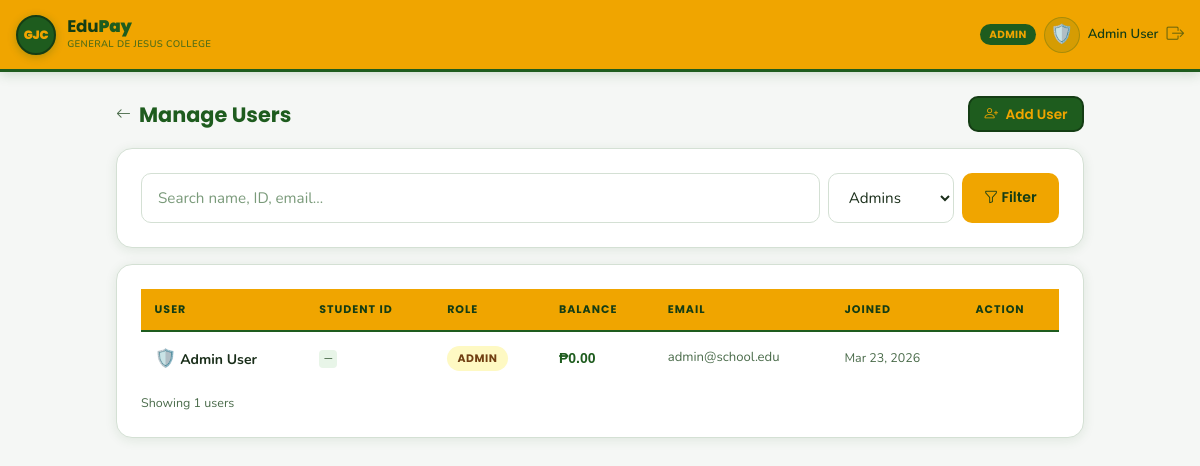
Screenshot of /admin/users.php?role=admin (signed in) with the database file from the repository.
### tables this page shows
CREATE TABLE IF NOT EXISTS wallets (
    user_id     INT UNSIGNED PRIMARY KEY,
    balance     DECIMAL(12,2) NOT NULL DEFAULT 0.00,
    updated_at  DATETIME      DEFAULT CURRENT_TIMESTAMP
                              ON UPDATE CURRENT_TIMESTAMP,
    CONSTRAINT fk_wallet_user
        FOREIGN KEY (user_id) REFERENCES users(id) ON DELETE CASCADE
);

CREATE TABLE IF NOT EXISTS users (
    id          INT UNSIGNED AUTO_INCREMENT PRIMARY KEY,
    name        VARCHAR(120)    NOT NULL,
    student_id  VARCHAR(30)     UNIQUE,           
    role        ENUM('student','merchant','admin') NOT NULL DEFAULT 'student',
    email       VARCHAR(150)    UNIQUE,
    password    VARCHAR(255)    NOT NULL,
    avatar      VARCHAR(10)     DEFAULT NULL,     
    created_at  DATETIME        DEFAULT CURRENT_TIMESTAMP,
    INDEX idx_student_id (student_id),
    INDEX idx_role       (role)
);

### includes/config.php (called while the page is built, shortened)
<?php
function money(float $amount): string {
    return APP_CURRENCY . number_format($amount, 2);
}

### admin/users.php (the view, shortened to what this page needs)
<?php
require_once __DIR__ . '/../includes/config.php';
$db = getDB();
$search = trim($_GET['q'] ?? '');
$role   = $_GET['role'] ?? '';
$where  = [];
$params = [];
if ($role) {
    $where[]  = "u.role = ?";
    $params[] = $role;
}
$whereSql = $where ? 'WHERE ' . implode(' AND ', $where) : '';
$stmt = $db->prepare("
    SELECT u.*, w.balance
    FROM users u
    JOIN wallets w ON w.user_id = u.id
    {$whereSql}
    ORDER BY u.role, u.name
    LIMIT 50
");
$stmt->execute($params);
$users = $stmt->fetchAll();
include __DIR__ . '/../includes/header.php';
?>
<div class="ep-page-wide">
  <div class="d-flex align-items-center gap-2 mb-3">
    <a href="<?= BASE_PATH ?>/admin/dashboard.php" style="color:var(--ep-muted);text-decoration:none;">
      <i class="bi bi-arrow-left"></i>
    </a>
    <h1 class="ep-heading mb-0" style="font-size:1.3rem;">Manage Users</h1>
    <a href="<?= BASE_PATH ?>/admin/add_user.php" class="btn-ep btn-ep-navy ms-auto" style="padding:.4rem .9rem;font-size:.85rem;white-space:nowrap;">
      <i class="bi bi-person-plus me-1"></i> Add User
    </a>
  </div>
  <div class="ep-card mb-3">
    <form method="GET" class="d-flex gap-2 flex-wrap">
      <input type="text" name="q" class="ep-input" style="flex:1;min-width:180px;"
             placeholder="Search name, ID, email…"
             value="<?= htmlspecialchars($search) ?>">
      <select name="role" class="ep-input" style="width:auto;">
        <option value="admin"    <?= $role==='admin'    ? 'selected' : '' ?>>Admins</option>
      </select>
      <button type="submit" class="btn-ep btn-ep-primary">
        <i class="bi bi-funnel"></i> Filter
      </button>
    </form>
  </div>
  <div class="ep-card">
    <?php if (empty($users)): ?>
      <div class="text-center py-4" style="color:var(--ep-muted);">No users found.</div>
    <?php else: ?>
    <div style="overflow-x:auto;">
      <table class="ep-table">
        <thead>
          <tr>
            <th>User</th>
            <th>Student ID</th>
            <th>Role</th>
            <th>Balance</th>
            <th>Email</th>
            <th>Joined</th>
            <th>Action</th>
          </tr>
        </thead>
        <tbody>
          <?php foreach ($users as $u): ?>
          <tr>
            <td>
              <span style="font-size:1.1rem;"><?= $u['avatar'] ?? '👤' ?></span>
              <strong><?= htmlspecialchars($u['name']) ?></strong>
            </td>
            <td>
              <code style="font-size:.8rem;color:var(--ep-muted);"><?= $u['student_id'] ?? '—' ?></code>
            </td>
            <td>
              <?php
              $badge = match($u['role']) {
                'admin'    => 'ep-badge-warning',
                'merchant' => 'ep-badge-info',
                default    => 'ep-badge-success'
              };
              ?>
              <span class="ep-badge <?= $badge ?>"><?= $u['role'] ?></span>
            </td>
            <td style="font-family:'Syne',sans-serif;font-weight:700;color:var(--gjc-green);">
              <?= money((float)$u['balance']) ?>
            </td>
            <td style="font-size:.82rem;color:var(--ep-muted);"><?= htmlspecialchars($u['email'] ?? '—') ?></td>
            <td style="font-size:.78rem;color:var(--ep-muted);">
              <?= date('M d, Y', strtotime($u['created_at'])) ?>
            </td>
            <td>
            </td>
          </tr>
          <?php endforeach; ?>
        </tbody>
      </table>
    </div>
    <div style="font-size:.78rem;color:var(--ep-muted);padding:.5rem 0 0;">
      Showing <?= count($users) ?> users
    </div>
    <?php endif; ?>
  </div>
</div>
<?php include __DIR__ . '/../includes/footer.php'; ?>

### assets/css/app.css (style rules this page uses)
:root { --gjc-yellow: #f0a500; --gjc-yellow-lt: #f5bc30; --gjc-yellow-pale: #fef9e7; --gjc-yellow-bg: #fffbf0; --gjc-green: #1e5c1e; --gjc-green-dark: #143d14; --gjc-green-xdark: #0d280d; --gjc-green-mid: #2d6a2d; --gjc-green-light: #3a7d3a; --gjc-green-pale: #e8f5e8; --ep-bg: #f5f7f5; --ep-surface: #ffffff; --ep-surface2: #f0f5f0; --ep-border: #d4e0d4; --ep-border2: #b8ccb8; --ep-text: #1a2e1a; --ep-muted: #4a6b4a; --ep-subtle: #7a9a7a; --ep-success: #16a34a; --ep-danger: #dc2626; --ep-warning: #d97706; --ep-info: #2563eb; --ep-radius: 16px; --ep-radius-sm: 10px; --ep-shadow: 0 2px 12px rgba(30,92,30,.10); --ep-shadow-md: 0 4px 24px rgba(30,92,30,.15); --ep-shadow-lg: 0 8px 48px rgba(30,92,30,.20); }
*, *::before, *::after { box-sizing: border-box; }
body { background: var(--ep-bg); color: var(--ep-text); font-family: 'Nunito', sans-serif; font-size: 15px; line-height: 1.65; min-height: 100vh; -webkit-font-smoothing: antialiased; }
h1,h2,h3,h4,h5,h6,.ep-heading { font-family: 'Poppins', sans-serif; font-weight: 700; color: var(--gjc-green); line-height: 1.3; }
code { font-size: .88em; background: var(--gjc-green-pale); color: var(--gjc-green); padding: .1em .4em; border-radius: 4px; }
.ep-page-wide { max-width: 1000px; margin: 0 auto; padding: 1.5rem 1rem 5rem; }
.ep-card { background: var(--ep-surface); border: 1px solid var(--ep-border); border-radius: var(--ep-radius); padding: 1.5rem; box-shadow: var(--ep-shadow); transition: box-shadow .2s; }
.ep-card + .ep-card { margin-top: 1rem; }
.btn-ep { font-family: 'Poppins', sans-serif; font-weight: 600; border-radius: var(--ep-radius-sm); padding: .65rem 1.4rem; font-size: .88rem; border: none; transition: all .18s ease; cursor: pointer; display: inline-block; text-align: center; text-decoration: none; line-height: 1.4; }
.btn-ep-primary { background: var(--gjc-yellow); color: var(--gjc-green-dark); }
.btn-ep-navy { background: var(--gjc-green); color: var(--gjc-yellow); border: 2px solid var(--gjc-green-dark); }
.ep-input { background: var(--ep-surface); border: 1.5px solid var(--ep-border); border-radius: var(--ep-radius-sm); color: var(--ep-text); padding: .72rem 1rem; width: 100%; font-family: 'Nunito', sans-serif; font-size: .95rem; transition: border-color .18s, box-shadow .18s; outline: none; }
.ep-input::placeholder { color: var(--ep-subtle); }
.ep-table { width: 100%; border-collapse: collapse; font-size: .875rem; }
.ep-table th { font-family: 'Poppins', sans-serif; font-size: .69rem; font-weight: 700; text-transform: uppercase; letter-spacing: .09em; color: var(--gjc-green-dark); background: var(--gjc-yellow); border-bottom: 2px solid var(--gjc-green); padding: .7rem .85rem; text-align: left; }
.ep-table td { padding: .75rem .85rem; border-bottom: 1px solid var(--ep-border); vertical-align: middle; }
.ep-table tr:last-child td { border-bottom: none; }
.ep-badge { display: inline-block; padding: .2rem .65rem; border-radius: 20px; font-size: .68rem; font-family: 'Poppins', sans-serif; font-weight: 700; text-transform: uppercase; letter-spacing: .05em; }
.ep-badge-warning { background: #fef9c3; color: #713f12; }

### rows the page displays
wallets: user_id.avatar "🛡️", user_id.name "Admin User", user_id.student_id "—", user_id.role "ADMIN", balance "₱0.00", user_id.email "admin@school.edu", user_id.created_at "Mar 23, 2026"

### other values shown
$roleName "ADMIN"
$_SESSION['avatar'] "🛡️"
$_SESSION['name'] "Admin User"
count($users) "1"
